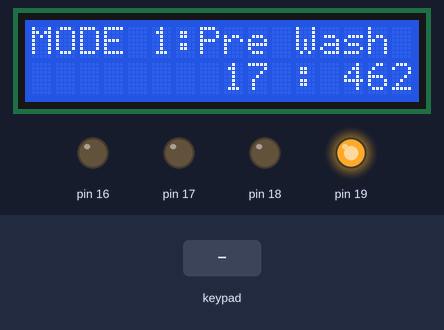
A sketch run on a simulated Arduino Mega 2560, built with avr-gcc and run on an emulated ATmega2560. Shown: 16×2 character LCD, output pins drawn as LEDs (lit = HIGH). Wiring (inferred from the names in the program): 24Cxx EEPROM at I2C address 0x50. The test bench sets the inputs (shaded band). EEPROM starts erased.

Above: at 2.59 s.
2.6 s: key '*' pressed
At 4.2 s:
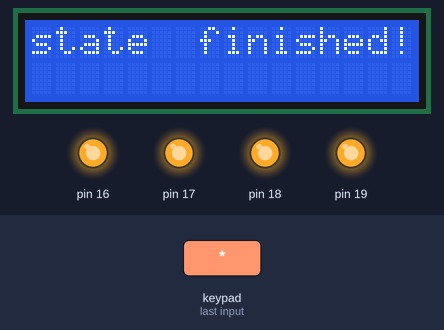
5.6 s: keypad keys 2 2 2 3 2 4 2 5 * pressed 0.4 s apart
At 8.96 s:
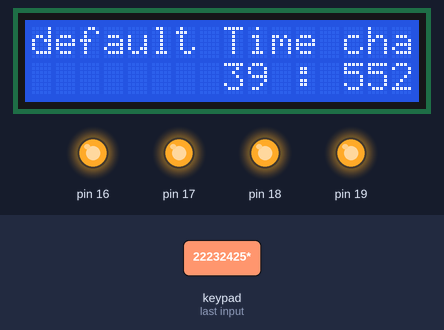
10.7 s: key '/' pressed
At 10.97 s:
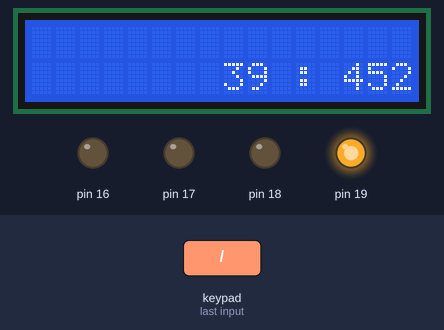
12.7 s: keypad keys 9 - 4 = pressed 0.4 s apart
At 14.7 s:
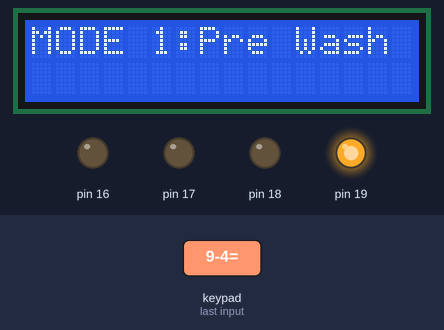
17.3 s: keypad keys 1 3 9 7 2 2 2 2 * pressed 0.4 s apart
At 20.76 s:
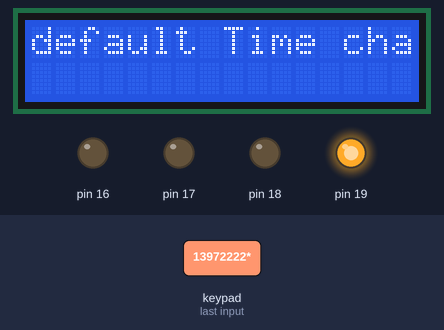
23.9 s: keypad keys 2 2 2 3 2 4 2 5 pressed 0.4 s apart
Timing chart, 0 to 26.9 s (numbered marks = the images above; inputs shaded):
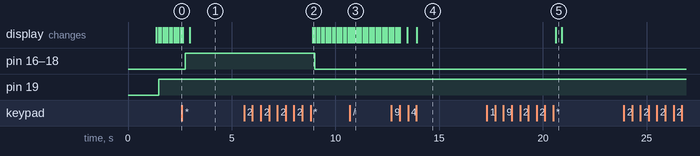

The sketch:

S7.ino
```cpp
#include <Wire.h>
#include <Keypad.h>
#include <LiquidCrystal.h>

//keypad
const byte ROWS = 4;
const byte COLS = 4;
char keys[ROWS][COLS] = {
  {'7', '8', '9', '/'},
  {'4', '5', '6', '*'},
  {'1', '2', '3', '-'},
  {'#', '0', '=', '+'}
};
byte rowPins[ROWS] = {22, 23, 24, 25};
byte colPins[COLS] {26, 27, 28, 29};
Keypad keypad = Keypad( makeKeymap(keys), rowPins, colPins, ROWS, COLS);

//lcd
#define RS_PIN 9
#define EN_PIN 8
#define D4_PIN 4
#define D5_PIN 5
#define D6_PIN 6
#define D7_PIN 7
LiquidCrystal lcd(RS_PIN, EN_PIN,D4_PIN, D5_PIN,D6_PIN, D7_PIN );

//functions
void timing();
void set_state(int state);
int eepromRead(uint16_t memoryAddress);
void eepromWrite(uint16_t memoryAddress, int data);
void show_status();

#define deviceAddress 0b1010000
String input = "";
int defaultTime = 20;
int defaultState = 1;
boolean is_ended = false;
boolean is_pause = false;
int milliSeconds, seconds;
unsigned long startMillis = 0;

void setup() {
  // put your setup code here, to run once:
  Wire.begin();
  Serial.begin(9600);
  //led
  pinMode(16, OUTPUT);
  pinMode(17, OUTPUT);
  pinMode(18, OUTPUT);
  pinMode(19, OUTPUT);
  //lcd
  lcd.begin(16,2);
  lcd.clear();
  lcd.setCursor(0, 0);
  lcd.print("Washing Machine");
  delay(100);

  //read state from eeprom
  int readData = eepromRead(0x0000);
  if(readData != 1 && readData != 2 && readData != 3 && readData != 4){ //nothing was set previously
    eepromWrite(0x0000, defaultState);
    delay(1000);
    eepromWrite(0x0001, defaultTime);
  }

  delay(100);

  //read default state and time
  defaultState = eepromRead(0x0000);
  set_state(defaultState);
  defaultTime = eepromRead(0x0001);
}

void loop() {
  timing();
  show_status();
  char key = keypad.getKey();
  if(key){
    //change state
    if(key == '/'){
      is_ended = false;
      startMillis = millis();
      int state = input.toInt();
      set_state(state);
      input = "";
    }
    //change timer
    else if(key == '*'){
      is_ended = false;
      defaultTime = input.toInt();
      eepromWrite(0x0001, defaultTime);
      startMillis = millis();
      delay(100);
      lcd.clear();
      lcd.setCursor(0, 0);
      lcd.print("default Time changed");
      input = "";
    }
    //start timer
    else if(key == '+'){
      is_pause = false;
      startMillis = millis();
    }
    //pause timer
    else if(key == '-'){
      is_pause = true;
    }
    //reset
    else if(key == '='){
      defaultTime = 10;
      defaultState = 1;
      eepromWrite(0x0000, defaultState);
      eepromWrite(0x0001, defaultTime);
      input = "";
    }
    else{
      input += key;
    }
  }
}

void set_state(int state){
  defaultState = state;
  eepromWrite(0x0000, defaultState);
  delay(100);
}

//writing to EEPROM
void eepromWrite(uint16_t memoryAddress, int data){
  Wire.beginTransmission(deviceAddress);
  Wire.write((uint8_t)((memoryAddress & 0xFF00) >> 8)); //MSB
  Wire.write((uint8_t)((memoryAddress & 0x00FF) >> 0)); //LSB
  Wire.write(data);
  Wire.endTransmission();
}

//reading from EEPROM
int eepromRead(uint16_t memoryAddress){
  int readData;
  Wire.beginTransmission(deviceAddress);
  Wire.write((uint8_t)((memoryAddress & 0xFF00) >> 8)); //MSB
  Wire.write((uint8_t)((memoryAddress & 0x00FF) >> 0)); //LSB
  Wire.endTransmission();
  Wire.requestFrom(deviceAddress, 1);
  readData = Wire.read();

  return readData;
}

//timer
void timing(){
  unsigned long currentMillis = millis();
  if(!is_ended && !is_pause){
    if((currentMillis - startMillis) <= defaultTime*1000){
      milliSeconds = (defaultTime*1000 - (currentMillis - startMillis))%1000;
      seconds = ((defaultTime*1000 - (currentMillis - startMillis))/1000)%60;

      lcd.setCursor(8,1);
      lcd.print(seconds);
      lcd.print(" : ");
      lcd.print(milliSeconds);
      delay(100);
    }
    else{
      is_ended = true;
    }
  }
  else if(is_pause){
    lcd.clear();
    lcd.setCursor(8,1);
    lcd.print(seconds);
    lcd.print(" : ");
    lcd.print(milliSeconds);
  }
}

void show_status(){
  lcd.clear();
  lcd.setCursor(0, 0);

  if(is_ended){
    lcd.setCursor(0,0);
    lcd.print("state  finished!");
    digitalWrite(19, HIGH);
    digitalWrite(18, HIGH);
    digitalWrite(17, HIGH);
    digitalWrite(16, HIGH);
  }
  else{

  if(defaultState == 1){
    digitalWrite(19, HIGH);
    digitalWrite(18, LOW);
    digitalWrite(17, LOW);
    digitalWrite(16, LOW);
    lcd.print("MODE 1:Pre Wash");
  }
  else if(defaultState == 2){
    digitalWrite(19, LOW);
    digitalWrite(18, HIGH);
    digitalWrite(17, LOW);
    digitalWrite(16, LOW);
    lcd.print("MODE 2:Washing");
  }
  else if(defaultState == 3){
    digitalWrite(19, LOW);
    digitalWrite(18, LOW);
    digitalWrite(17, HIGH);
    digitalWrite(16, LOW);
    lcd.print("MODE 3:WaterWash");
  }
  else if(defaultState == 4){
    digitalWrite(19, LOW);
    digitalWrite(18, LOW);
    digitalWrite(17, LOW);
    digitalWrite(16, HIGH);
    lcd.print("MODE 4:Drying");
  }
  }// end of else
}
```

Measured:
- after the input at 2.6 s, pin 16–18: LOW → HIGH after 0.16 s
- after the input at 5.6 s, pin 16–18: HIGH → LOW after 3.4 s; the display: first changes after 3.3 s (image 2 shows a later state)
- after the input at 17.3 s, the display: changes after 3.3 s (image 5)
- after the input at 23.9 s, every drawn part: stays the same
